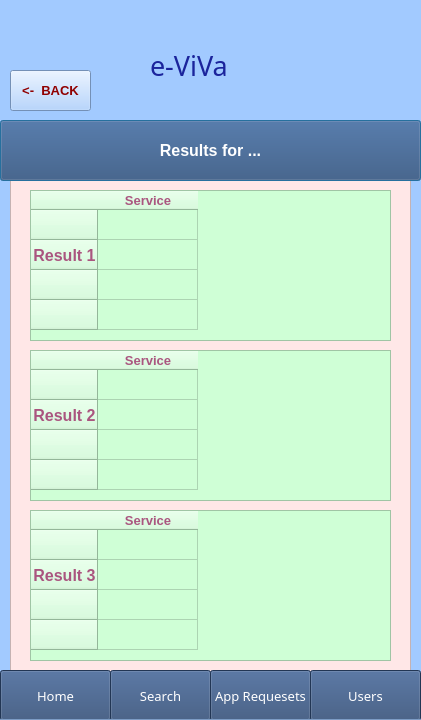
<?xml version="1.0" encoding="UTF-8"?>
<ui version="4.0">
 <class>Dialog</class>
 <widget class="QDialog" name="Dialog">
  <property name="geometry">
   <rect>
    <x>0</x>
    <y>0</y>
    <width>421</width>
    <height>720</height>
   </rect>
  </property>
  <property name="windowTitle">
   <string>Dialog</string>
  </property>
  <widget class="QScrollArea" name="scrollArea">
   <property name="geometry">
    <rect>
     <x>-1</x>
     <y>-1</y>
     <width>431</width>
     <height>721</height>
    </rect>
   </property>
   <property name="styleSheet">
    <string notr="true">background-color: rgb(162, 202, 255);
color: rgb(27, 36, 156);</string>
   </property>
   <property name="widgetResizable">
    <bool>true</bool>
   </property>
   <widget class="QWidget" name="scrollAreaWidgetContents">
    <property name="geometry">
     <rect>
      <x>0</x>
      <y>0</y>
      <width>429</width>
      <height>719</height>
     </rect>
    </property>
    <widget class="QListWidget" name="listWidget">
     <property name="geometry">
      <rect>
       <x>10</x>
       <y>140</y>
       <width>401</width>
       <height>571</height>
      </rect>
     </property>
     <property name="styleSheet">
      <string notr="true">background-color: rgb(255, 231, 231);</string>
     </property>
    </widget>
    <widget class="QLabel" name="e-ViVa_3">
     <property name="geometry">
      <rect>
       <x>150</x>
       <y>40</y>
       <width>171</width>
       <height>51</height>
      </rect>
     </property>
     <property name="font">
      <font>
       <family>Forte</family>
       <pointsize>20</pointsize>
       <weight>50</weight>
       <bold>false</bold>
      </font>
     </property>
     <property name="styleSheet">
      <string notr="true">background-color: rgb(162, 202, 255);
color: rgb(27, 36, 156);

</string>
     </property>
     <property name="text">
      <string>e-ViVa</string>
     </property>
    </widget>
    <widget class="QPushButton" name="Ptiseis_4">
     <property name="geometry">
      <rect>
       <x>0</x>
       <y>120</y>
       <width>421</width>
       <height>61</height>
      </rect>
     </property>
     <property name="font">
      <font>
       <pointsize>12</pointsize>
       <weight>75</weight>
       <bold>true</bold>
      </font>
     </property>
     <property name="styleSheet">
      <string notr="true">background-color: rgb(0, 170, 255);
background-color: rgb(48, 76, 118);
color: rgb(255, 255, 255);</string>
     </property>
     <property name="text">
      <string>Results for ...</string>
     </property>
    </widget>
    <widget class="QPushButton" name="pushButton_3">
     <property name="geometry">
      <rect>
       <x>10</x>
       <y>70</y>
       <width>81</width>
       <height>41</height>
      </rect>
     </property>
     <property name="font">
      <font>
       <pointsize>10</pointsize>
       <weight>75</weight>
       <bold>true</bold>
      </font>
     </property>
     <property name="styleSheet">
      <string notr="true">color: rgb(144, 0, 0);</string>
     </property>
     <property name="text">
      <string>&lt;-  BACK</string>
     </property>
    </widget>
    <widget class="QPushButton" name="HomeScreenButton">
     <property name="geometry">
      <rect>
       <x>0</x>
       <y>670</y>
       <width>111</width>
       <height>51</height>
      </rect>
     </property>
     <property name="font">
      <font>
       <family>Arial Rounded MT Bold</family>
       <pointsize>10</pointsize>
       <weight>50</weight>
       <bold>false</bold>
      </font>
     </property>
     <property name="styleSheet">
      <string notr="true">background-color: rgb(0, 170, 255);
background-color: rgb(48, 76, 118);
color: rgb(255, 255, 255);</string>
     </property>
     <property name="text">
      <string>Home</string>
     </property>
     <property name="default">
      <bool>false</bool>
     </property>
     <property name="flat">
      <bool>false</bool>
     </property>
    </widget>
    <widget class="QPushButton" name="FavoritesButton">
     <property name="geometry">
      <rect>
       <x>210</x>
       <y>670</y>
       <width>101</width>
       <height>51</height>
      </rect>
     </property>
     <property name="font">
      <font>
       <family>Arial Rounded MT Bold</family>
       <pointsize>10</pointsize>
       <weight>50</weight>
       <bold>false</bold>
      </font>
     </property>
     <property name="styleSheet">
      <string notr="true">background-color: rgb(0, 170, 255);
background-color: rgb(48, 76, 118);
color: rgb(255, 255, 255);</string>
     </property>
     <property name="text">
      <string>App Requesets</string>
     </property>
     <property name="default">
      <bool>false</bool>
     </property>
     <property name="flat">
      <bool>false</bool>
     </property>
    </widget>
    <widget class="QPushButton" name="SearchButton">
     <property name="geometry">
      <rect>
       <x>110</x>
       <y>670</y>
       <width>101</width>
       <height>51</height>
      </rect>
     </property>
     <property name="font">
      <font>
       <family>Arial Rounded MT Bold</family>
       <pointsize>10</pointsize>
       <weight>50</weight>
       <bold>false</bold>
      </font>
     </property>
     <property name="styleSheet">
      <string notr="true">background-color: rgb(0, 170, 255);
background-color: rgb(48, 76, 118);
color: rgb(255, 255, 255);</string>
     </property>
     <property name="text">
      <string>Search</string>
     </property>
     <property name="default">
      <bool>false</bool>
     </property>
     <property name="flat">
      <bool>false</bool>
     </property>
    </widget>
    <widget class="QPushButton" name="ProfileButton">
     <property name="geometry">
      <rect>
       <x>310</x>
       <y>670</y>
       <width>111</width>
       <height>51</height>
      </rect>
     </property>
     <property name="font">
      <font>
       <family>Arial Rounded MT Bold</family>
       <pointsize>10</pointsize>
       <weight>50</weight>
       <bold>false</bold>
      </font>
     </property>
     <property name="styleSheet">
      <string notr="true">background-color: rgb(0, 170, 255);
background-color: rgb(48, 76, 118);
color: rgb(255, 255, 255);</string>
     </property>
     <property name="text">
      <string>Users</string>
     </property>
     <property name="default">
      <bool>false</bool>
     </property>
     <property name="flat">
      <bool>false</bool>
     </property>
    </widget>
    <widget class="QTableWidget" name="tableWidget">
     <property name="geometry">
      <rect>
       <x>30</x>
       <y>190</y>
       <width>361</width>
       <height>151</height>
      </rect>
     </property>
     <property name="maximumSize">
      <size>
       <width>371</width>
       <height>471</height>
      </size>
     </property>
     <property name="font">
      <font>
       <pointsize>12</pointsize>
      </font>
     </property>
     <property name="styleSheet">
      <string notr="true">background-color: rgb(207, 255, 214);
color: rgb(170, 85, 127);</string>
     </property>
     <row>
      <property name="text">
       <string/>
      </property>
     </row>
     <row>
      <property name="text">
       <string>Result 1</string>
      </property>
      <property name="font">
       <font>
        <pointsize>12</pointsize>
        <weight>75</weight>
        <bold>true</bold>
       </font>
      </property>
      <property name="textAlignment">
       <set>AlignCenter</set>
      </property>
     </row>
     <row>
      <property name="text">
       <string/>
      </property>
     </row>
     <row>
      <property name="text">
       <string/>
      </property>
     </row>
     <column>
      <property name="text">
       <string>Service</string>
      </property>
      <property name="font">
       <font>
        <pointsize>10</pointsize>
        <weight>75</weight>
        <bold>true</bold>
       </font>
      </property>
     </column>
    </widget>
    <widget class="QTableWidget" name="tableWidget2">
     <property name="geometry">
      <rect>
       <x>30</x>
       <y>350</y>
       <width>361</width>
       <height>151</height>
      </rect>
     </property>
     <property name="maximumSize">
      <size>
       <width>371</width>
       <height>471</height>
      </size>
     </property>
     <property name="font">
      <font>
       <pointsize>12</pointsize>
      </font>
     </property>
     <property name="styleSheet">
      <string notr="true">background-color: rgb(207, 255, 214);
color: rgb(170, 85, 127);</string>
     </property>
     <row>
      <property name="text">
       <string/>
      </property>
     </row>
     <row>
      <property name="text">
       <string>Result 2</string>
      </property>
      <property name="font">
       <font>
        <pointsize>12</pointsize>
        <weight>75</weight>
        <bold>true</bold>
       </font>
      </property>
      <property name="textAlignment">
       <set>AlignCenter</set>
      </property>
     </row>
     <row>
      <property name="text">
       <string/>
      </property>
     </row>
     <row>
      <property name="text">
       <string/>
      </property>
     </row>
     <column>
      <property name="text">
       <string>Service</string>
      </property>
      <property name="font">
       <font>
        <pointsize>10</pointsize>
        <weight>75</weight>
        <bold>true</bold>
       </font>
      </property>
     </column>
    </widget>
    <widget class="QTableWidget" name="tableWidget3">
     <property name="geometry">
      <rect>
       <x>30</x>
       <y>510</y>
       <width>361</width>
       <height>151</height>
      </rect>
     </property>
     <property name="maximumSize">
      <size>
       <width>371</width>
       <height>471</height>
      </size>
     </property>
     <property name="font">
      <font>
       <pointsize>12</pointsize>
      </font>
     </property>
     <property name="styleSheet">
      <string notr="true">background-color: rgb(207, 255, 214);
color: rgb(170, 85, 127);</string>
     </property>
     <row>
      <property name="text">
       <string/>
      </property>
     </row>
     <row>
      <property name="text">
       <string>Result 3</string>
      </property>
      <property name="font">
       <font>
        <pointsize>12</pointsize>
        <weight>75</weight>
        <bold>true</bold>
       </font>
      </property>
      <property name="textAlignment">
       <set>AlignCenter</set>
      </property>
     </row>
     <row>
      <property name="text">
       <string/>
      </property>
     </row>
     <row>
      <property name="text">
       <string/>
      </property>
     </row>
     <column>
      <property name="text">
       <string>Service</string>
      </property>
      <property name="font">
       <font>
        <pointsize>10</pointsize>
        <weight>75</weight>
        <bold>true</bold>
       </font>
      </property>
     </column>
    </widget>
    <zorder>listWidget</zorder>
    <zorder>ProfileButton</zorder>
    <zorder>e-ViVa_3</zorder>
    <zorder>Ptiseis_4</zorder>
    <zorder>pushButton_3</zorder>
    <zorder>FavoritesButton</zorder>
    <zorder>SearchButton</zorder>
    <zorder>HomeScreenButton</zorder>
    <zorder>tableWidget</zorder>
    <zorder>tableWidget2</zorder>
    <zorder>tableWidget3</zorder>
   </widget>
  </widget>
 </widget>
 <resources/>
 <connections/>
</ui>
